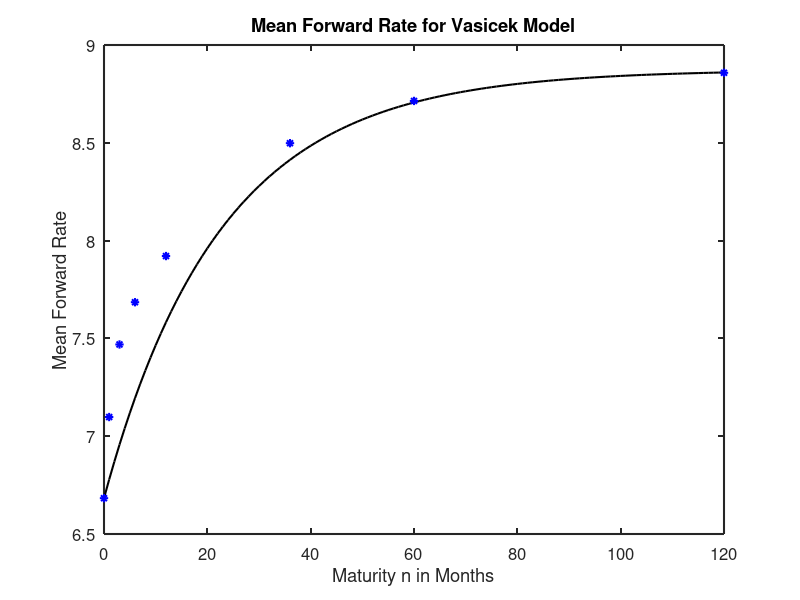

Write the MATLAB code that produced this figure.
%  notes_affine.m 
%  Solve affine models, pick parameter values 
%  Notation from notes on affine models 
%  NYU course ECON-UB 233, Macro foundations for asset pricing, Apr 2012.  
%  Written by:  Dave Backus, April 2012 
format compact
format long 
clear all

%%
disp(' ')
disp('Vasicek model') 
disp('---------------------------------------------------------------')

%  Inputs 
% 
%disp(' ')
disp('Data input')  
autocorr_f0 = 0.959 
var_f0 = (2.703/1200)^2
Ef0 = 6.683/1200 
Ef120 = 8.858/1200
Efp120 = Ef120 - Ef0 

%  Parameters and recursions
% 
disp(' ')
disp('Parameter values')  
phi = autocorr_f0
sigma = sqrt((1-phi^2)*var_f0)    %  note sign convention 
lambda = 0.125
delta = - Ef0 - lambda^2/2; 

% initializations  
maxmat = 122;
A = zeros(maxmat,1);
B = A;
A(1) = 0; 
B(1) = 0;

for mat = 2:maxmat 
    % NB:  maturities start at n=0, makes initial conditions simple     
    A(mat) = A(mat-1) + delta + (lambda + B(mat-1)*sigma)^2/2;
    B(mat) = phi*B(mat-1) - 1;
end

Adiff = diff(A);
Bdiff = diff(B);

disp(' ')
disp('Forward rate regression coefficient b1') 
b1 = (phi-1)/(Bdiff(1)-Bdiff(2))

f_bar = -Adiff;
imatf = [0:maxmat-2]';

imatsome = [0 1 3 6 12 36 60 120]';
f_data = [6.683 7.098 7.469 7.685 7.921 8.498 8.714 8.858]';

%  Figures 

% means 
figure(1) 
clf
FontSize = 12;
FontName = 'Helvetica';  % or 'Times' 
LineWidth = 1.5;

plot(imatf,1200*f_bar,'k','LineWidth',LineWidth)
hold on 
plot(imatsome,f_data,'b*','LineWidth',LineWidth)
title('Mean Forward Rate for Vasicek Model','FontSize',FontSize,'FontName',FontName)
ylabel('Mean Forward Rate','FontSize',FontSize,'FontName',FontName)
xlabel('Maturity n in Months','FontSize',FontSize,'FontName',FontName)
set(gca,'LineWidth',LineWidth,'FontSize',FontSize,'FontName',FontName)

return 

%%
%{
% standard deviations 

fstd_data = [2.703 2.822 2.828 2.701 2.495 2.135 2.013 1.946]';
fstd = sqrt(var_f0)*phi.^imat0; 

figure(2) 
FontSize = 12;
FontName = 'Helvetica';  % or 'Times' 
LineWidth = 1.5;

plot(imatf,1200*fstd,'b','LineWidth',LineWidth)
hold on 
plot(imatsome,fstd_data,'b*','LineWidth',LineWidth)
title('Standard Deviations of Forward Rates for Vasicek Model','FontSize',FontSize,'FontName',FontName)
ylabel('Standard Deviation','FontSize',FontSize,'FontName',FontName)
xlabel('Maturity n in Months','FontSize',FontSize,'FontName',FontName)
set(gca,'LineWidth',LineWidth,'FontSize',FontSize,'FontName',FontName)
%}

%%
disp(' ')
disp('Cox-Ingersoll-Ross model') 
disp('---------------------------------------------------------------')

%  Inputs 

%disp(' ')
disp('Data input')  
autocorr_f0 = 0.959 
var_f0 = (2.73/1200)^2
Ef0 = 6.683/1200 
Ef120 = 8.858/1200
Efp120 = Ef120 - Ef0 

%  Parameters and recursions
 
disp(' ')
disp('Parameter values')  
phi = autocorr_f0
delta = Ef0 
sigma = sqrt((1-phi^2)*var_f0/delta)    %  note sign convention 
lambda = 1.32 %0.0988/sqrt(delta)

% initializations  
maxmat = 122;
A = zeros(maxmat,1);
B = A;
A(1) = 0; 
B(1) = 0;

for mat = 2:maxmat 
    % NB:  maturities start at n=0, makes initial conditions simple  
    A(mat) = A(mat-1) + B(mat-1)*(1-phi)*delta;
    B(mat) = phi*B(mat-1) - (1+lambda^2/2) + (lambda+B(mat-1)*sigma)^2/2;
end

Adiff = diff(A);
Bdiff = diff(B);

disp(' ')
disp('Forward rate regression coefficient b1') 
b1 = (phi-1)/(Bdiff(1)-Bdiff(2))

f_bar = -Adiff - Bdiff*delta;
imatf = [0:maxmat-2]';

imatsome = [0 1 3 6 12 36 60 120]';
f_data = [6.683 7.098 7.469 7.685 7.921 8.498 8.714 8.858]';

%  Figures 

clf
figure(1) 
FontSize = 12;
FontName = 'Helvetica';  % or 'Times' 
LineWidth = 1.5;

plot(imatf,1200*f_bar,'b','LineWidth',LineWidth)
hold on 
plot(imatsome,f_data,'b*','LineWidth',LineWidth)
title('Mean Forward Rate for CIR Model','FontSize',FontSize,'FontName',FontName)
ylabel('Mean Forward Rate','FontSize',FontSize,'FontName',FontName)
xlabel('Maturity n in Months','FontSize',FontSize,'FontName',FontName)
set(gca,'LineWidth',LineWidth,'FontSize',FontSize,'FontName',FontName)

return 

%%
disp(' ')
disp('Another affine model') 
disp('---------------------------------------------------------------')

%  Inputs 

%disp(' ')
disp('Data input')  
autocorr_f0 = 0.959 
var_f0 = (2.73/1200)^2
Ef0 = 6.683/1200 
Ef120 = 8.858/1200
Efp120 = Ef120 - Ef0 

%  Parameters and recursions
 
disp(' ')
disp('Parameter values')  
phi = autocorr_f0
delta = -Ef0 
sigma = sqrt((1-phi^2)*var_f0)    %  note sign convention 
lambda1 = -63.5
lambda0 = 0.234 

% initializations  
maxmat = 122;
A = zeros(maxmat,1);
B = A;
A(1) = 0; 
B(1) = 0;

for mat = 2:maxmat 
    % NB:  maturities start at n=0, makes initial conditions simple  
    A(mat) = A(mat-1) + delta + (B(mat-1)*sigma)^2/2 + B(mat-1)*sigma*lambda0;
    B(mat) = phi*B(mat-1) - 1 + B(mat-1)*sigma*lambda1;
end

Adiff = diff(A);
Bdiff = diff(B);

b1 = (phi-1)/(Bdiff(1)-Bdiff(2))

f_bar = -Adiff;
imatf = [0:maxmat-2]';

imatsome = [0 1 3 6 12 36 60 120]';
f_data = [6.683 7.098 7.469 7.685 7.921 8.498 8.714 8.858]';

%  Figures 

clf
figure(1) 
FontSize = 12;
FontName = 'Helvetica';  % or 'Times' 
LineWidth = 1.5;

plot(imatf,1200*f_bar,'b','LineWidth',LineWidth)
hold on 
plot(imatsome,f_data,'b*','LineWidth',LineWidth)
title('Mean Forward Rate for CIR Model','FontSize',FontSize,'FontName',FontName)
ylabel('Mean Forward Rate','FontSize',FontSize,'FontName',FontName)
xlabel('Maturity n in Months','FontSize',FontSize,'FontName',FontName)
set(gca,'LineWidth',LineWidth,'FontSize',FontSize,'FontName',FontName)

return 